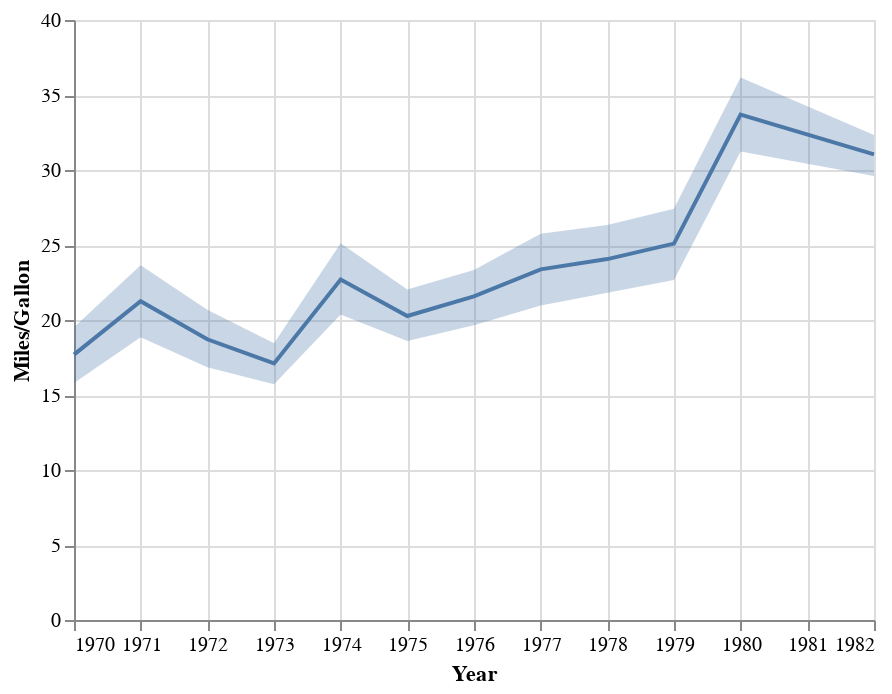

Write notebook code for a chart like this one.
### Code cell
import altair as alt
from vega_datasets import data

source = data.cars()

line = alt.Chart(source).mark_line().encode(
    x='Year',
    y='mean(Miles_per_Gallon)'
)

band = alt.Chart(source).mark_errorband(extent='ci').encode(
    x='Year',
    y=alt.Y('Miles_per_Gallon', title='Miles/Gallon'),
)

band + line

### Figure 1 — Vega-Lite specification as saved in the notebook (floating-point values rounded to 4 significant figures; data arrays with more than 128 entries replaced by an {"elided": "..."} marker saying what was removed)
{"$schema": "https://vega.github.io/schema/vega-lite/v3.4.0.json", "config": {"mark": {"tooltip": null}, "view": {"height": 300, "width": 400}}, "data": {"name": "data-f02450ab61490a1363517a0190416235"}, "datasets": {"data-f02450ab61490a1363517a0190416235": {"elided": "406 records"}}, "layer": [{"encoding": {"x": {"field": "Year", "type": "temporal"}, "y": {"field": "Miles_per_Gallon", "title": "Miles/Gallon", "type": "quantitative"}}, "mark": {"extent": "ci", "type": "errorband"}}, {"encoding": {"x": {"field": "Year", "type": "temporal"}, "y": {"aggregate": "mean", "field": "Miles_per_Gallon", "type": "quantitative"}}, "mark": "line"}]}
